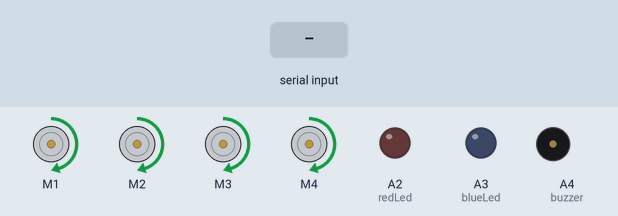
Recording of a sketch running on a simulated Arduino Uno, built with avr-gcc and run on an emulated ATmega328P. Shown: 4 × DC motor (green arrow = forward, orange = backward, longer = faster), output pins drawn as LEDs (lit = HIGH), buzzer (waves = sounding). The inputs (shaded band) are chosen by the test bench. What the sketch prints to the serial monitor is not drawn.

Above: at 1.2 s.
1.3 s: "C\n" received over Serial
At 2.1 s:
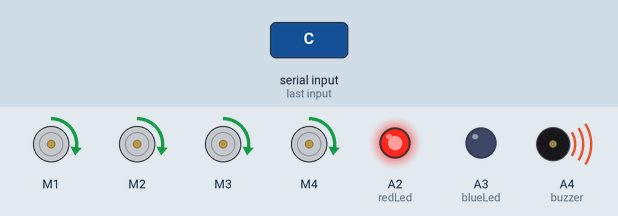
4.3 s: "B\n" received over Serial
At 5.3 s:
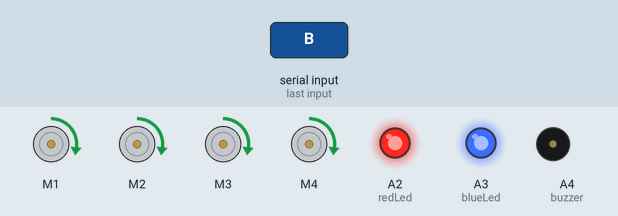
5.8 s: "A\n" received over Serial
At 7.0 s:
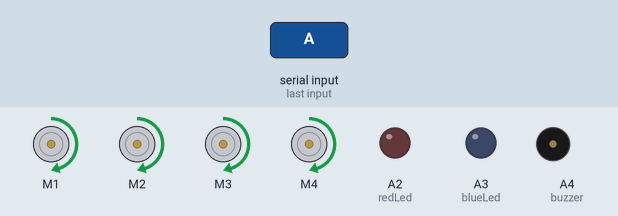
7.3 s: "D\n" received over Serial
At 8.5 s:
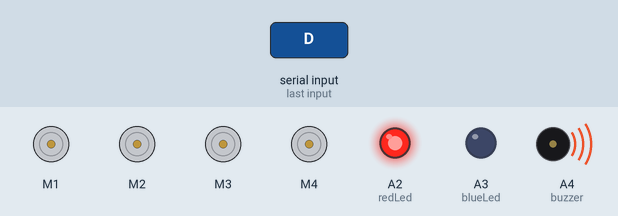
10.3 s: "B\n" received over Serial
At 11.5 s:
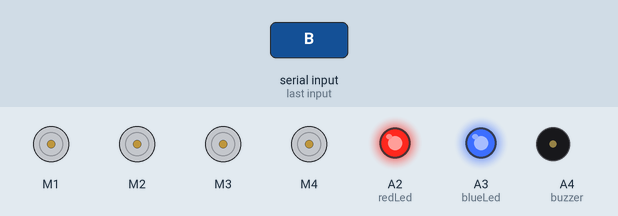
11.8 s: "A\n" received over Serial
At 12.8 s:
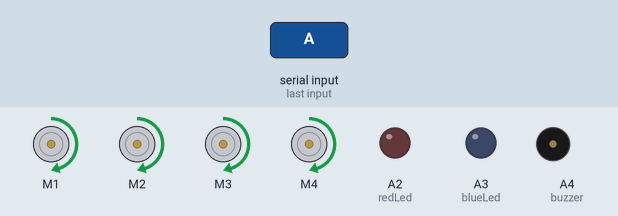
Timing chart, 0 to 14.3 s (numbered marks = the images above; inputs shaded):
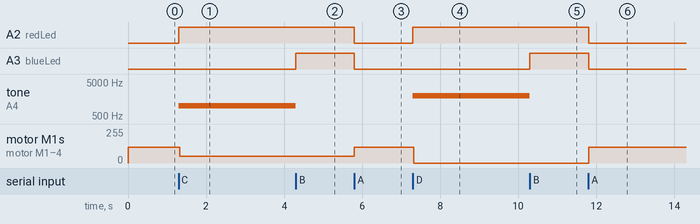

Measured:
- after the input at 1.3 s, A2 (redLed): LOW → HIGH at once; tone on A4 (buzzer): silent → 1000 Hz at once; motor M1–4: forward 120/255 → forward 50/255 at once
- after the input at 4.3 s, A3 (blueLed): LOW → HIGH at once; tone on A4 (buzzer): 1000 Hz → silent after 0.00 s instead of 1.5 s
- after the input at 5.8 s, A2 (redLed), A3 (blueLed): HIGH → LOW at once; motor M1–4: forward 50/255 → forward 120/255 at once
- after the input at 7.3 s, A2 (redLed): LOW → HIGH at once; tone on A4 (buzzer): silent → 2000 Hz at once; motor M1–4: forward 120/255 → stopped at once
- after the input at 10.3 s, A3 (blueLed): LOW → HIGH at once; tone on A4 (buzzer): 2000 Hz → silent after 0.00 s instead of 1.5 s
- after the input at 11.8 s, A2 (redLed), A3 (blueLed): HIGH → LOW at once; motor M1–4: stopped → forward 120/255 at once

The sketch:

TF-arduino.ino
```cpp
#include<AFMotor.h>
#include<SoftwareSerial.h>// soft serial port header file
long RX = A0;
long TX = A1;
long redLed = A2;
long blueLed = A3;
long buzzer = A4;
int dist;// LiDAR actually measured distance value
int strength;// LiDAR signal strength
int check;// check numerical value storage
int i;
int speed ;
int uart[9];// store data measured by LiDAR
const int HEADER = 0x59; // data package frame header
String data;
SoftwareSerial mySerial(RX, TX);


AF_DCMotor Motor1(1, MOTOR12_1KHZ);
AF_DCMotor Motor2(2, MOTOR12_1KHZ);
AF_DCMotor Motor3(3, MOTOR34_1KHZ);
AF_DCMotor Motor4(4, MOTOR34_1KHZ);

void setup() {
  // put your setup code here, to run once:
  Serial.begin(9600); //معدل نقل البيانات bit rate
  mySerial.begin(115200);
  pinMode(redLed, OUTPUT);
  pinMode(blueLed, OUTPUT);
  pinMode(buzzer, OUTPUT);
  speed = 120;
}

void loop()
{
  noTone(buzzer);
  Motor1.setSpeed(speed);
  Motor1.run(FORWARD);
  Motor2.setSpeed(speed);
  Motor2.run(FORWARD);
  Motor3.setSpeed(speed);
  Motor3.run(FORWARD);
  Motor4.setSpeed(speed);
  Motor4.run(FORWARD);

  if (mySerial.available())//check whether the serial port has data input
  {
    if (mySerial.read() == HEADER) // determine data package frame header 0x59
    {
      uart[0] = HEADER;
      if (mySerial.read() == HEADER) //determine data package frame header 0x59
      {
        uart[1] = HEADER;
        for (i = 2; i < 9; i++) // store data to array
        {
          uart[i] = mySerial.read();
        }
        check = uart[0] + uart[1] + uart[2] + uart[3] + uart[4] + uart[5] + uart[6] + uart[7];
        if (uart[8] == (check & 0xff)) // check the received data as per protocols
        {
          dist = uart[2] + uart[3] * 256; // calculate distance value
          strength = uart[4] + uart[5] * 256; // calculate signal strength value
          Serial.print("dist = ");
          Serial.print(dist);// output LiDAR tests distance value

          Serial.print('\t');
          Serial.print("strength = ");
          Serial.print(strength);// output signal strength value
          Serial.print('\n');
        }
      }
    }
  }
  //bi direction communication
  if (Serial.available() > 0)
  {
    Serial.print(dist);//WRITE
    data = Serial.readStringUntil('\n'); // READ
  }
  if (data == "A")
  {
    digitalWrite(redLed, LOW);
    digitalWrite(blueLed, LOW);
    speed = 120;
  }
  else if (data == "B")  {
    digitalWrite(blueLed, HIGH); // turn the LED on (HIGH is the voltage level)
  }
  else if ( data == "C")  {
    digitalWrite(blueLed, LOW);
    digitalWrite(redLed, HIGH);
    speed = 50;
    //Generates a square wave of the specified frequency, tone(pin, frequency),1000=frequency
    tone(buzzer, 1000);
  }
  else if ( data == "D")   {
    digitalWrite(blueLed, LOW);
    digitalWrite(redLed, HIGH);
    speed = 0;
    tone(buzzer, 2000);
  }
}
```
